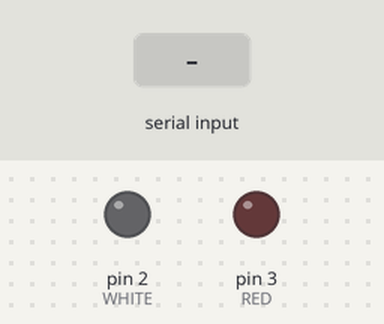
The sketch below on a simulated Arduino Uno, built with avr-gcc and run on an emulated ATmega328P. Shown: output pins drawn as LEDs (lit = HIGH). The inputs (shaded band) are chosen by the test bench. What the sketch prints to the serial monitor is not drawn.

Above: at 1.2 s.
1.3 s: "2" received over Serial
At 1.6 s:
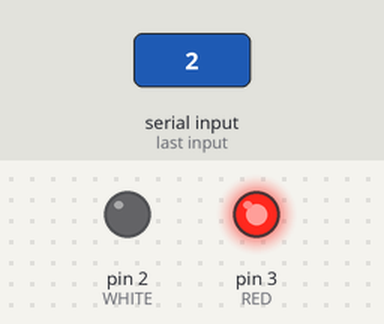
Timing chart, 0 to 7.5 s (numbered marks = the images above; inputs shaded):
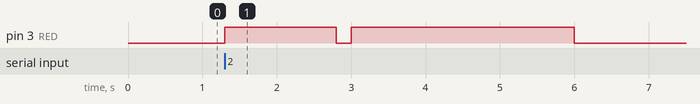

The sketch:

scenes1-2-serial.ino
```cpp
int WHITE = 2;
int RED = 3;
//int BLUE = 12;

void setup() {
  // put your setup code here, to run once:
  Serial.begin(9600);
  pinMode (WHITE,OUTPUT);
  pinMode (RED,OUTPUT);
//  pinMode (BLUE,OUTPUT);
  digitalWrite(WHITE,LOW);
  digitalWrite(RED,LOW);
//  digitalWrite(BLUE,LOW);
}

void loop() {
  // put your main code here, to run repeatedly:
  if (Serial.available()){
  //  digitalWrite(BLUE,HIGH);
  //  delay (1000);
  //  digitalWrite(BLUE,LOW);
    char c = Serial.read();
    //digitalWrite(BLUE,HIGH);
    switch (c){
      case '1':
        scene1();
        Serial.println("FIN-1");
        break;
      case '2':
        scene2();
        Serial.println("FIN-2");
        delay(1000);
        break;
      default:
        //RESET and do nothing
        digitalWrite(WHITE,HIGH);
        delay(10);
        digitalWrite(WHITE,LOW);
        digitalWrite(RED,HIGH);
        delay(10);
        digitalWrite(RED,LOW);
//        digitalWrite(BLUE,HIGH);
        delay (500);
//        digitalWrite(BLUE,LOW);
        Serial.println("FIN-DEFAULT");
    }
  }
}
void scene1() {
digitalWrite(WHITE,HIGH);
delay(15000);
digitalWrite(WHITE,LOW);
}

void scene2() {
digitalWrite(RED,HIGH);
delay (1500);
digitalWrite(RED,LOW);
delay (200);
digitalWrite(RED,HIGH);
delay (3000);
digitalWrite(RED,LOW);
delay(3000);
digitalWrite(RED,LOW);
}
```

Measured:
- after the input at 1.3 s, pin 3 (RED): LOW → HIGH at once, → LOW 1.5 s later, → HIGH 0.20 s later, → LOW 3.0 s later
